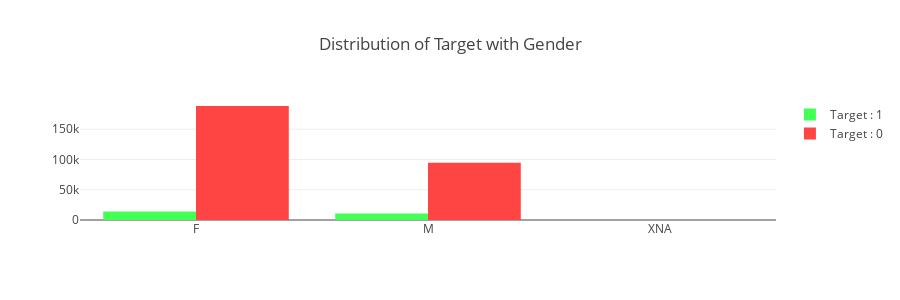
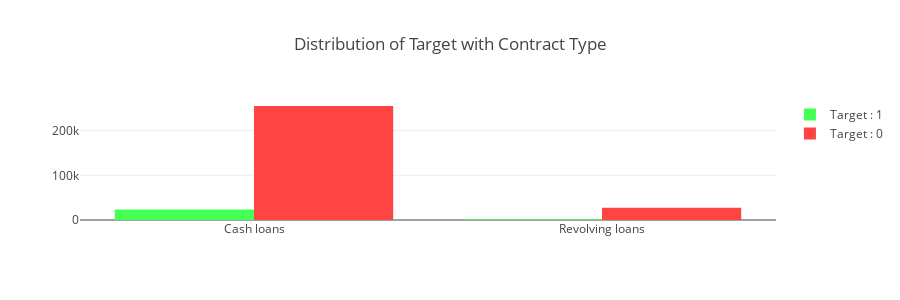

The notebook cell these images were saved under, in order:
### Markdown cell above
> Gender wise, Females has applied for a larger number of lonas (202448) as compared to males (105059). Cash loans with about 278K loans contributes to a majorty of total lonas in this dataset. Revolving loans has significantly lesser number equal to about 29K as compared to Cash loans. 

### 2.3.2 How does Target with Gender and Contract Type

### Code cell
gp('CODE_GENDER', 'Distribution of Target with Gender')
gp('NAME_CONTRACT_TYPE', 'Distribution of Target with Contract Type')

### Figure 1 — Plotly figure (JSON) as saved in the notebook; plotly's stock layout.template omitted (floating-point values rounded to 4 significant figures)
{"data": [{"marker": {"color": "#44ff54"}, "name": "Target : 1", "type": "bar", "x": ["F", "M"], "y": [14170, 10655]}, {"marker": {"color": "#ff4444"}, "name": "Target : 0", "type": "bar", "x": ["F", "M", "XNA"], "y": [188278, 94404, 4]}], "layout": {"barmode": "group", "height": 300, "title": "Distribution of Target with Gender"}}

### Figure 2 — Plotly figure (JSON) as saved in the notebook; plotly's stock layout.template omitted (floating-point values rounded to 4 significant figures)
{"data": [{"marker": {"color": "#44ff54"}, "name": "Target : 1", "type": "bar", "x": ["Cash loans", "Revolving loans"], "y": [23221, 1604]}, {"marker": {"color": "#ff4444"}, "name": "Target : 0", "type": "bar", "x": ["Cash loans", "Revolving loans"], "y": [255011, 27675]}], "layout": {"barmode": "group", "height": 300, "title": "Distribution of Target with Contract Type"}}
